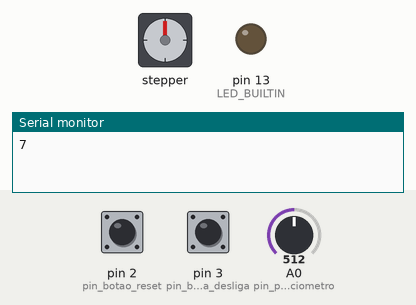
This sketch was run on a simulated Arduino Uno, built with avr-gcc and run on an emulated ATmega328P. On the bench: stepper motor, output pins drawn as LEDs (lit = HIGH), the last lines printed to the serial monitor. The test bench sets the inputs (shaded band); at power-on: pin 3 (pin_botao_liga_desliga) HIGH, pin 2 (pin_botao_reset) HIGH, A0 (pin_potenciometro) = 512. Stepper angles assume 2000 steps per turn.

Above: at 1.3 s.
1.4 s: pin 3 (pin_botao_liga_desliga) pulled LOW for 0.15 s
At 4.2 s:
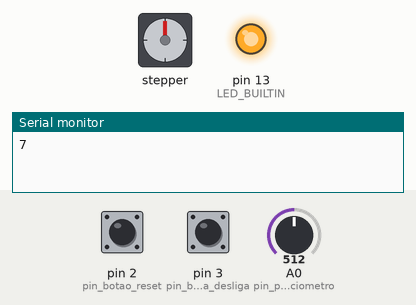
4.4 s: pin 3 (pin_botao_liga_desliga) pulled LOW for 1 s
At 5.6 s:
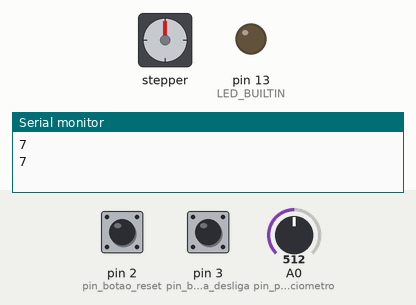
6.9 s: pin 3 (pin_botao_liga_desliga) pulled LOW for 3.2 s
At 8.2 s:
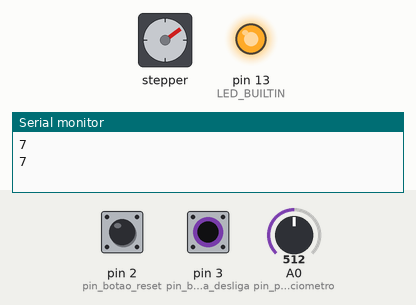
Timing chart, 0 to 17.6 s (numbered marks = the images above; inputs shaded):
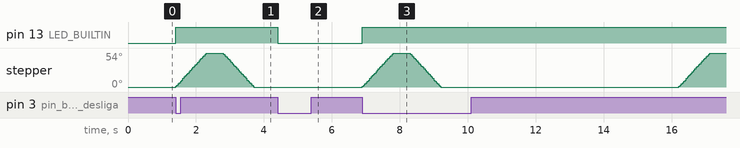

The sketch:

circuito.ino
```cpp
/*
Projeto da disciplina Arquitetura de Computadores II, 2025/2. Professora Rafaela
Alimentador de ração automático para pets. Arduino
Alunos: Alexandre M. do Carmo, Lucas Tozo Monção
*/

#include <Stepper.h>

const int motor_passos = 300;
const byte motor_pin1 = 8;
const byte motor_pin2 = 9;
const byte motor_pin3 = 10;
const byte motor_pin4 = 11;

Stepper motor = Stepper(2000, motor_pin1, motor_pin3, motor_pin2, motor_pin4);
// Stepper motor = Stepper(2000, motor_pin1, motor_pin2);

// -- DEFINIÇÃO DE PINOS DIGITAIS RESERVADOS PARA COMPONENTES --
const byte pin_botao_liga_desliga = 3;
const byte pin_botao_reset = 2;

// -- DEFINIÇÃO DE PINOS ANALÓGICOS RESERVADOS PARA COMPONENTES --
const byte pin_potenciometro = A0;

// -- DEFINIÇÃO DE CONSTANTES DO SISTEMA --
const float segundos_aberto = 0.5;
byte segundos_por_ciclo = 2;

unsigned long intervalo = (unsigned long)segundos_por_ciclo * 60UL * 60UL * 1000UL;

unsigned long ultimo_ciclo = 0;

bool botao_liga_desliga_anterior = LOW;
byte botao_liga_desliga_estado = 0;
bool botao_reset_estado_anterior = LOW;
byte botao_reset_estado = 0;
bool sistema_ligado = false;

/*
Rotina para pausar a máquina até que o botão seja apertado novamente.
*/
void desligar() {
  digitalWrite(LED_BUILTIN, LOW);
  reset();
}

/*
Rotina para resetar a máquina imediatamente e
recomeçar a partir do momento que o botão foi apertado.
*/
void reset() {
  int potenciometro_valor_raw = analogRead(pin_potenciometro);
  int potenciometro_valor_normalizado = map(potenciometro_valor_raw, 0, 1023, 2, 12);
  Serial.println(potenciometro_valor_normalizado);
  intervalo = potenciometro_valor_normalizado * 1000;

  ultimo_ciclo = millis() - intervalo;

  delay(100);
}

/*
Rotina para liberar ração por X segundos e depois fechar.
*/
void alimentar() {
  motor.step(motor_passos);
  delay(segundos_aberto * 1000);
  motor.step(-motor_passos);
}

void setup() {
  motor.setSpeed(10);
  Serial.begin(9600);

  pinMode(pin_botao_liga_desliga, INPUT_PULLUP);
  pinMode(pin_botao_reset, INPUT_PULLUP);

  pinMode(LED_BUILTIN, OUTPUT);

  reset();
}

void loop() {
  botao_liga_desliga_estado = digitalRead(pin_botao_liga_desliga);

  if (botao_liga_desliga_estado == LOW && botao_liga_desliga_anterior == HIGH)
  {
    sistema_ligado = !sistema_ligado;

    if (!sistema_ligado)
    {
      desligar();
    }
    else
    {
      digitalWrite(LED_BUILTIN, HIGH);
    }
  }
  botao_liga_desliga_anterior = botao_liga_desliga_estado;

  if (!sistema_ligado)
  {
    return;
  }

  botao_reset_estado = digitalRead(pin_botao_reset);
  if (botao_reset_estado == LOW && botao_reset_estado_anterior == HIGH)
  {
    reset();
  }
  botao_reset_estado_anterior = botao_reset_estado;

  unsigned long agora = millis();
  if (agora - ultimo_ciclo >= intervalo) {
    alimentar();
    ultimo_ciclo = millis();
  }
}
```

Measured:
- after the input at 1.4 s, pin 13 (LED_BUILTIN): LOW → HIGH at once; stepper: turns 54° clockwise in 0.91 s, then 54° counter-clockwise in 0.89 s
- after the input at 4.4 s, pin 13 (LED_BUILTIN): HIGH → LOW at once
- after the input at 6.9 s, pin 13 (LED_BUILTIN): LOW → HIGH at once; stepper: turns 54° clockwise in 0.91 s, then 54° counter-clockwise in 0.89 s, then 54° clockwise in 0.91 s
